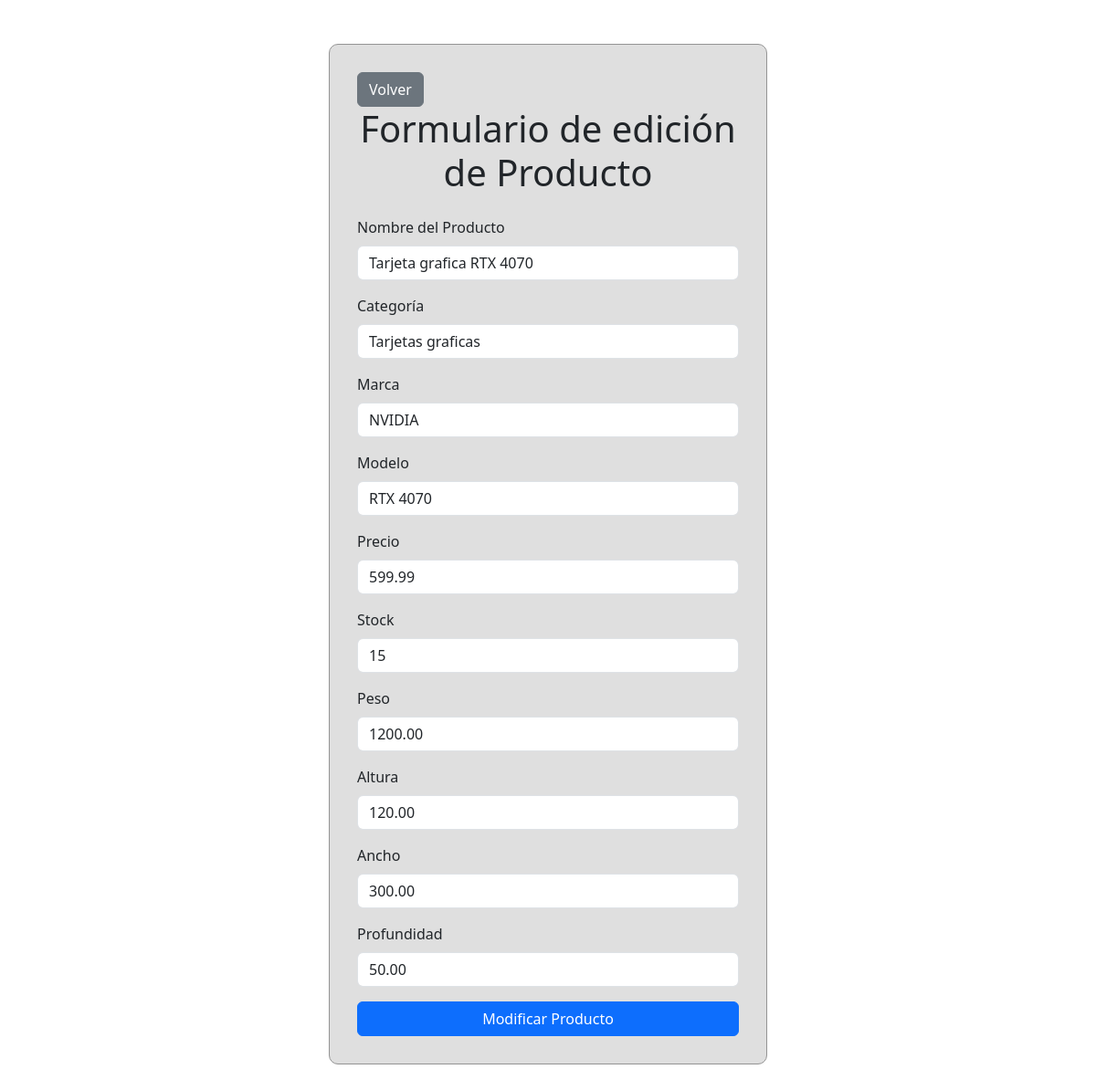
Page /?entity=producto&action=edit&id=1 on the committed database.
### tables this page shows
CREATE TABLE detalles_producto (
    id_detalle_producto INT UNSIGNED AUTO_INCREMENT PRIMARY KEY,
    id_producto INT UNSIGNED NOT NULL UNIQUE,
    peso DECIMAL(8, 2) NOT NULL COMMENT 'Peso en gramos',
    alto DECIMAL(8, 2) NOT NULL COMMENT 'Altura en milimetros',
    ancho DECIMAL(8, 2) NOT NULL COMMENT 'Anchura en milimetros',
    profundidad DECIMAL(8, 2) NOT NULL COMMENT 'Profundidad en milimetros',

    CONSTRAINT fk_detalles_producto_productos
        FOREIGN KEY (id_producto)
        REFERENCES productos(id_producto)
        ON UPDATE CASCADE
        ON DELETE CASCADE,

    CONSTRAINT chk_detalles_producto_peso
        CHECK (peso > 0),

    CONSTRAINT chk_detalles_producto_alto
        CHECK (alto > 0),

    CONSTRAINT chk_detalles_producto_ancho
        CHECK (ancho > 0),

    CONSTRAINT chk_detalles_producto_profundidad
        CHECK (profundidad > 0)
);

CREATE TABLE productos (
    id_producto INT UNSIGNED AUTO_INCREMENT PRIMARY KEY,
    nombre VARCHAR(120) NOT NULL,
    categoria VARCHAR(60) NOT NULL,
    marca VARCHAR(60) NOT NULL,
    modelo VARCHAR(100),
    precio DECIMAL(10, 2) NOT NULL,
    stock INT UNSIGNED NOT NULL DEFAULT 0,

    CONSTRAINT chk_producto_precio
        CHECK (precio >= 0)
);

### controller/CProducto.php (called while the page is built, shortened)
<?php
require_once __DIR__ . "/../model/MProductos.php";
class CProducto
{
    private MProductos $model;
    public function __construct()
    {
        $this->model = new MProductos();
    }
    public function edit($id)
    {
        $producto = $this->model->getById($id);
        require_once __DIR__ . "/../view/productos/VProductoModificar.php";
    }
}

### index.php (called while the page is built, shortened)
<?php
CDestino::enrutar();

### db/Conectar.php (called while the page is built)
<?php
class ConexionBD{
    public static function conectar(){
        $conexion = new mysqli("localhost","root","","tienda_informatica");
        $conexion -> query("SET NAMES 'UTF8' ");
        return $conexion;
    }
}

### model/MProductos.php (called while the page is built, shortened)
<?php
class MProductos
{
    private $db;
    public function __construct()
    {
        $this->db = ConexionBD::conectar();
    }
    public function getById($id)
    {
        $consulta = $this->db->prepare("SELECT
            productos.nombre as productoNombre,
            productos.id_producto as productoId,
            productos.categoria as productoCategoria,
            productos.marca as productoMarca,
            productos.modelo as productoModelo,
            productos.precio as productoPrecio,
            productos.stock as productoStock,
            detalles_producto.peso as productoPeso,
            detalles_producto.alto as productoAlto,
            detalles_producto.ancho as productoAncho,
            detalles_producto.profundidad as productoProfundidad
        FROM productos
        INNER JOIN detalles_producto ON productos.id_producto = detalles_producto.id_producto
        WHERE productos.id_producto = ?
    ");
        $consulta->bind_param("i", $id);
        $consulta->execute();
        $resultado = $consulta->get_result();
        $producto = $resultado->fetch_assoc();
        return $producto;
    }
}

### view/productos/VProductoModificar.php (the view, shortened to what this page needs)
<!DOCTYPE html>
<html lang="es">
<head>
    <link href="https://cdn.jsdelivr.net/npm/bootstrap@5.3.1/dist/css/bootstrap.min.css" rel="stylesheet">
</head>
<body>
    <div class="container mt-5">
        <a href="?entity=producto&action=index" class="btn btn-secondary">Volver</a>
        <h1 class="text-center mb-4">Formulario de edición de Producto</h1>
        <form method="post" action="index.php?action=update&id=<?= $producto['productoId'] ?>">
            <div class="mb-3">
                <label for="nombre" class="form-label">Nombre del Producto</label>
                <input name="nombre" type="text" class="form-control" id="nombre" value="<?= $producto['productoNombre'] ?>" required>
            </div>
            <div class="mb-3">
                <label for="categoria" class="form-label">Categoría</label>
                <input name="categoria" type="text" class="form-control" id="categoria" value="<?= $producto['productoCategoria'] ?>" placeholder="Ingresa la categoría del producto" required>
            </div>
            <div class="mb-3">
                <label for="marca" class="form-label">Marca</label>
                <input name="marca" type="text" class="form-control" id="marca" value="<?= $producto['productoMarca'] ?>" placeholder="Ingresa la marca del producto" required>
            </div>
            <div class="mb-3">
                <label for="modelo" class="form-label">Modelo</label>
                <input name="modelo" type="text" class="form-control" id="modelo" value="<?= $producto['productoModelo'] ?>" placeholder="Ingresa el modelo del producto" required>
            </div>
            <div class="mb-3">
                <label for="precio" class="form-label">Precio</label>
                <input name="precio" type="number" class="form-control" id="precio" value="<?= $producto['productoPrecio'] ?>" placeholder="Ingresa el precio del producto" required>
            </div>
            <div class="mb-3">
                <label for="stock" class="form-label">Stock</label>
                <input name="stock" type="number" class="form-control" id="stock" value="<?= $producto['productoStock'] ?>" placeholder="Ingresa el stock del producto" required>
            </div>
             <div class="mb-3">
                <label for="peso" class="form-label">Peso</label>
                <input name="peso" type="number" class="form-control" id="peso" value="<?= $producto['productoPeso'] ?>" placeholder="Ingresa el peso" required>
            </div>
            <div class="mb-3">
                <label for="altura" class="form-label">Altura</label>
                <input name="altura" type="number" class="form-control" id="altura" value="<?= $producto['productoAlto'] ?>" placeholder="Ingresa la altura" required>
            </div>
            <div class="mb-3">
                <label for="ancho" class="form-label">Ancho</label>
                <input name="ancho" type="number" class="form-control" id="ancho" value="<?= $producto['productoAncho'] ?>" placeholder="Ingresa el ancho" required>
            </div>
            <div class="mb-3">
                <label for="profundidad" class="form-label">Profundidad</label>
                <input name="profundidad" type="number" class="form-control" id="profundidad" value="<?= $producto['productoProfundidad'] ?>" placeholder="Ingresa la profundidad" required>
            </div>
            <button type="submit" class="btn btn-primary w-100">Modificar Producto</button>
        </form>
    </div>
</body>
</html>

### view/productos/VProductoModificar.php (style rules this page uses)
.container { width: 40%; background-color: #dfdfdf; border: solid 1px #949494; margin-bottom: 100px; padding: 30px; border-radius: 10px; }

### rows in the picture
detalles_producto: nombre "Tarjeta grafica RTX 4070", categoria "Tarjetas graficas", marca "NVIDIA", modelo "RTX 4070", precio "599.99", stock "15", peso "1200.00", altura "120.00", ancho "300.00", profundidad "50.00"
